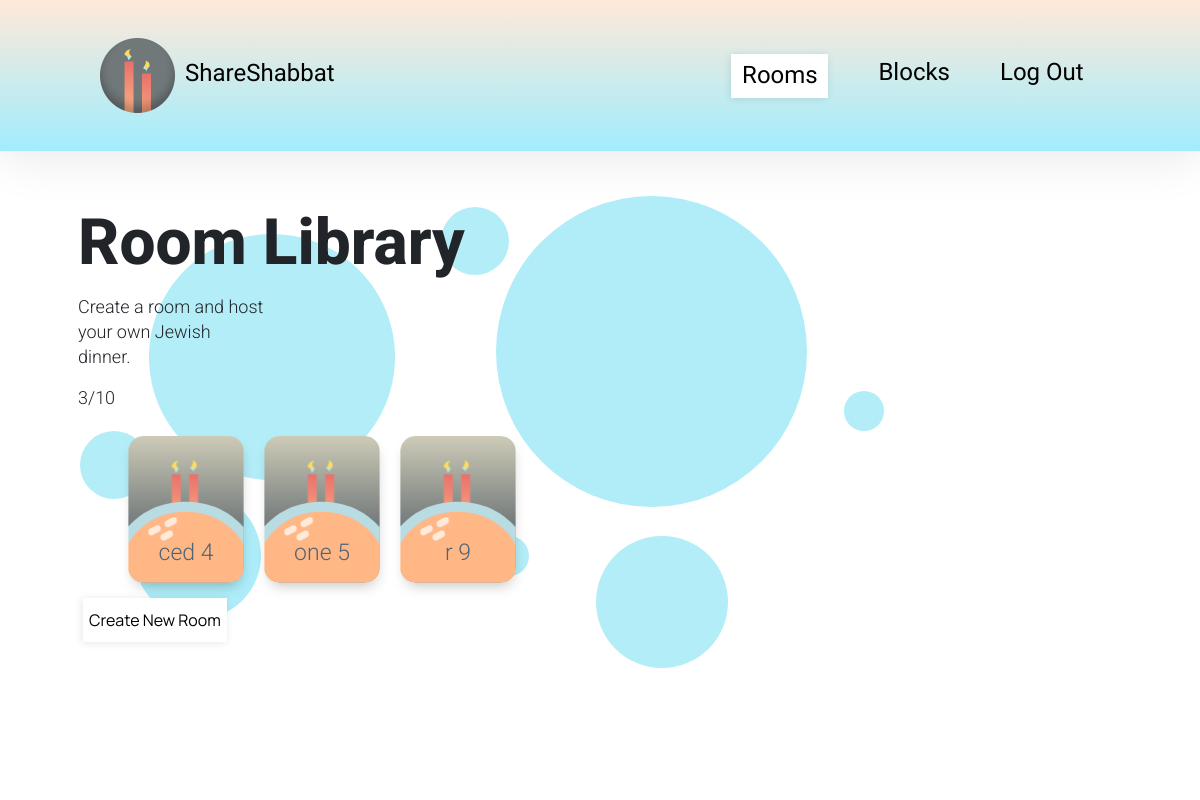
Page /room-library (signed in) on the committed database.
### application.py (models this page shows)
class Room(db.Model):
    __tablename__ = 'room'
    user_id = db.Column(db.Integer, db.ForeignKey("users.id"), nullable=False)
    id = db.Column(db.Integer, primary_key=True)
    room_code = db.Column(db.Integer, unique=True)
    room_name = db.Column(db.String(30))

### application.py (the view, shortened to what this page needs)
@app.route('/room-library', methods=["GET", "POST"])
@login_required
def roomLibrary():
    if request.method == "GET":
        user_rooms = Room.query.filter_by(user_id=current_user.get_id()).all()
        return render_template("room-library.html", user_rooms = user_rooms, len = len)

### application.py (called while the page is built)
@login.user_loader
def load_user(id):
    return User.query.get(int(id))

### templates/room-library.html (shortened to what this page needs)
{% extends "layout.html" %}
{% block background %}
<div class='bg bg-room'>
{% endblock %}
{% block content %}
    <div class="input-container">
        <h1>Room Library</h1>
        <p>Create a room and host your own Jewish dinner.</p>
        <p id="amount_rooms"></p>
    </div>
    <div>
        <ul class='list' id='preset'>
            {% for room in user_rooms %}
            <li>
                <div room-value='{{ room.id }}' class="room_selected shabbat" data-toggle="modal" data-target="#modalPreview">
                    <h2 class="shabbat_header">{{ room.room_name}}  {{ room.id }}</h2>
                </div>
            </li>
            {% endfor %}
        </ul>
    </div>
    <div id="room_create_new">
        <button id='create-btn' class='button-page' data-toggle="modal" data-target="#modalCreate">Create New Room</button>
    </div>
</div>
{% endblock %}

### static/style.css (style rules this page uses)
* { box-sizing: border-box; margin: 0; }
body { font-family: "NanumGothic", "Manrope", "Helvetica"; }
.input-container { height: max-content; }
.input-container h1 { font-family: Roboto; font-style: normal; font-weight: 800; font-size: 64px; line-height: 87px; }
.input-container p { width: 187px; top: 120px; font-family: Roboto; font-style: normal; font-weight: 300; font-size: 18px; line-height: 25px; }
.shabbat { background: url('images/room_icon.svg') no-repeat; width: 116px; height: 147px; box-shadow: 1px 7px 14px -5px rgba(0, 0, 0, 0.25); border-radius: 15px; background-size: 127%; background-position: top; color: #526374; transition: transform 0.5s; }
.shabbat_header { font-family: Roboto; font-style: normal; font-weight: 300; font-size: 23px; line-height: 33px; padding: 0 10px; text-align: center; position: relative; overflow: hidden; white-space: nowrap; text-overflow: ellipsis; top: 100px; }
ul { list-style: none; }
.list li { padding: 10px; float: left; }
#room_create_new { clear: both; }
.bg { background-repeat: no-repeat; background-position: 10vh 25% !important; height: 650px; }
.bg-room { background: url('images/room_lib.svg') no-repeat; }
.button-page { border-style: none; margin: 5px; min-width: 100px; height: 44px; background: #FFFFFF; box-shadow: -1px 1px 8px rgba(0, 0, 0, 0.1); display: inline; justify-content: center; transition: transform 0.5s; }

### rows in the picture
Room: room_name "ced", id "4"
Room: room_name "one", id "5"
Room: room_name "r", id "9"
